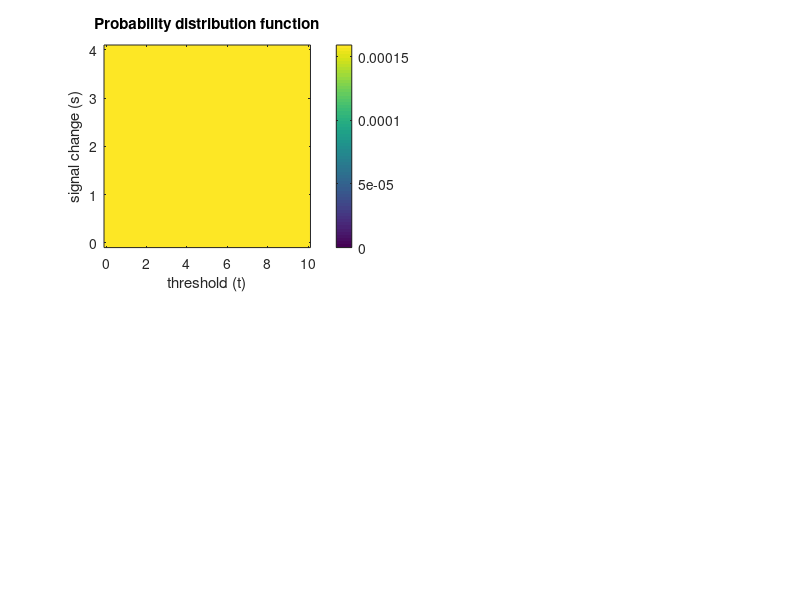

Source code (MATLAB): (Note: this script raises an error after producing the figure.)
% choose st, t or s - optimise stimulus selection to hone this parameter
optimise='t';

%underlying neurometric
srange=[0:0.2:4];
trange=[0:0.2:10];
ns=length(srange);
nt=length(trange);

% priors
sm=2; ss=20;
tm=5; ts=50;
Pst=normpdf(srange,sm,ss)'*normpdf(trange,tm,ts);

%stimulus values
xrange=[0:0.2:11];
nx=length(xrange);

%and for BOLD values
brange=[0:0.05:1];
nb=length(brange);

figure(10);


%now iterate

D=[];
for i=1:40
    % plot current s t estimates
    subplot(2,2,1);
    imagesc(trange,srange,Pst,[0 max(Pst(:))]);
    axis xy;
    colorbar;
    % Find ML estimate
    [tmp tind]=max(max(Pst));
    [tmp sind]=max(max(Pst'));
    MLs=srange(sind);
    MLt=trange(tind);
    xlabel('threshold (t)');
    ylabel('signal change (s)');
    title('Probability distribution function');
    
    % first find variability in expected B as function of s & t
    [svals xvals tvals]=meshgrid(srange,xrange,trange);
    Bxst=expectedB(xvals,svals,tvals);
    Pst=Pst/sum(Pst(:)); % normalise
    Bmean=sum(sum(Bxst.*repmat(reshape(Pst,[1 ns nt]),[nx 1 1]),2),3);

    switch optimise
        case 'st'
            Bstd=sqrt(sum(sum((Bxst-repmat(Bmean,[1 ns nt])).^2.*repmat(reshape(Pst,[1 ns nt]),[nx 1 1]),2),3));
        case 's'
            % aim to optimise s only
            Bstd=sqrt(sum((mean(Bxst,3)-repmat(Bmean,[1 ns 1])).^2.*repmat(reshape(sum(Pst,2),[1 ns 1]),[nx 1 1]),2));
        case 't'
            % aim to optimise t only
            Bstd=sqrt(sum((mean(Bxst,2)-repmat(Bmean,[1 1 nt])).^2.*repmat(reshape(sum(Pst,1),[1 1 nt]),[nx 1 1]),3));
    end;
    subplot(2,2,2);
    errorbar(xrange',Bmean,Bstd);
    axis tight
    title('Predictions given current estimates of s and t');
    xlabel('Stimulus strength')
    ylabel('Predicted BOLD response');
    
    % that t2lls us where to put next stimulus
    [Bstdmax ind]=max(Bstd);
    x0=xrange(ind);

    % simulate noisy measurement
    Bmeasured=expectedB(x0,2,7)+2*randn(1);
    D=[D;x0 Bmeasured];
    fprintf('Stimulus at %f gave signal %f\n',x0,Bmeasured);

    subplot(2,2,3);
    scatter(D(:,1),D(:,2),'+');
    xlim([min(xrange) max(xrange)])
    title('Actual data (simulated)');
    xlabel('Stimulus strength')
    ylabel('Predicted BOLD response');

    [tvals svals]=meshgrid(trange,srange);

    % and update estimates of s & t
    L=likelihood(Bmeasured,x0,svals,tvals);

    subplot(2,2,4);
    imagesc(trange,srange,L);
    axis xy;
    xlabel('threshold (t)');
    ylabel('signal change (s)');
    title('Likelihood given most recent data point')
    % calculate posterior
    Pst=Pst.*L;
    if (mod(i-1,10)==0)
        pause;
    end;

    refresh;

end;

figure(11);
subplot(2,1,1);
Pst=Pst/sum(Pst(:));
plot(srange,squeeze(mean(Pst,2)));
xlabel('Signal change (s)');
ylabel ('Probability');
subplot(2,1,2);
plot(trange,squeeze(mean(Pst,1)));
xlabel('Threshold (t)');
ylabel ('Probability');

